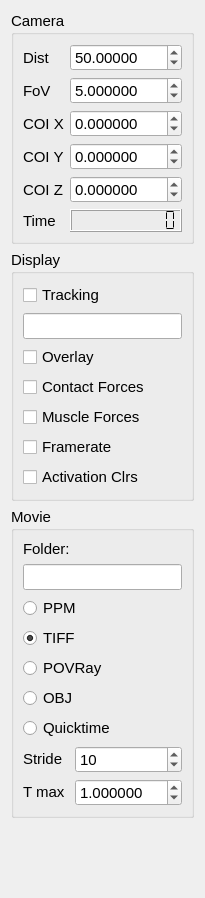
       <widget class="QWidget" name="scrollAreaWidgetContents_3">
        <property name="geometry">
         <rect>
          <x>0</x>
          <y>0</y>
          <width>203</width>
          <height>898</height>
         </rect>
        </property>
        <layout class="QGridLayout" name="gridLayout_10">
         <item row="0" column="0">
          <widget class="QGroupBox" name="groupBoxCamera">
           <property name="font">
            <font>
             <pointsize>11</pointsize>
            </font>
           </property>
           <property name="title">
            <string>Camera</string>
           </property>
           <layout class="QGridLayout" name="gridLayout">
            <item row="0" column="0">
             <widget class="QLabel" name="label_5">
              <property name="font">
               <font>
                <pointsize>11</pointsize>
               </font>
              </property>
              <property name="text">
               <string>Dist</string>
              </property>
             </widget>
            </item>
            <item row="0" column="1">
             <widget class="QDoubleSpinBox" name="doubleSpinBoxDistance">
              <property name="sizePolicy">
               <sizepolicy hsizetype="Preferred" vsizetype="Fixed">
                <horstretch>0</horstretch>
                <verstretch>0</verstretch>
               </sizepolicy>
              </property>
              <property name="mouseTracking">
               <bool>true</bool>
              </property>
              <property name="focusPolicy">
               <enum>Qt::WheelFocus</enum>
              </property>
              <property name="toolTip">
               <string>Distance of the viewpoint from the centre of view</string>
              </property>
              <property name="statusTip">
               <string>View distance</string>
              </property>
              <property name="decimals">
               <number>5</number>
              </property>
              <property name="maximum">
               <double>999.000000000000000</double>
              </property>
              <property name="value">
               <double>50.000000000000000</double>
              </property>
             </widget>
            </item>
            <item row="1" column="0">
             <widget class="QLabel" name="label_6">
              <property name="font">
               <font>
                <pointsize>11</pointsize>
               </font>
              </property>
              <property name="text">
               <string>FoV</string>
              </property>
             </widget>
            </item>
            <item row="1" column="1">
             <widget class="QDoubleSpinBox" name="doubleSpinBoxFoV">
              <property name="sizePolicy">
               <sizepolicy hsizetype="Preferred" vsizetype="Fixed">
                <horstretch>0</horstretch>
                <verstretch>0</verstretch>
               </sizepolicy>
              </property>
              <property name="mouseTracking">
               <bool>true</bool>
              </property>
              <property name="toolTip">
               <string>Field of view in degrees</string>
              </property>
              <property name="statusTip">
               <string>Field of view</string>
              </property>
              <property name="decimals">
               <number>6</number>
              </property>
              <property name="minimum">
               <double>0.010000000000000</double>
              </property>
              <property name="maximum">
               <double>999.000000000000000</double>
              </property>
              <property name="singleStep">
               <double>0.100000000000000</double>
              </property>
              <property name="value">
               <double>5.000000000000000</double>
              </property>
             </widget>
            </item>
            <item row="2" column="0">
             <widget class="QLabel" name="label_7">
              <property name="font">
               <font>
                <pointsize>11</pointsize>
               </font>
              </property>
              <property name="text">
               <string>COI X</string>
              </property>
             </widget>
            </item>
            <item row="2" column="1">
             <widget class="QDoubleSpinBox" name="doubleSpinBoxCOIX">
              <property name="sizePolicy">
               <sizepolicy hsizetype="Preferred" vsizetype="Fixed">
                <horstretch>0</horstretch>
                <verstretch>0</verstretch>
               </sizepolicy>
              </property>
              <property name="mouseTracking">
               <bool>true</bool>
              </property>
              <property name="toolTip">
               <string>Centre of interest (x coordinate)</string>
              </property>
              <property name="statusTip">
               <string>COI X</string>
              </property>
              <property name="decimals">
               <number>6</number>
              </property>
              <property name="minimum">
               <double>-999.000000000000000</double>
              </property>
              <property name="maximum">
               <double>999.000000000000000</double>
              </property>
              <property name="singleStep">
               <double>0.100000000000000</double>
              </property>
             </widget>
            </item>
            <item row="3" column="0">
             <widget class="QLabel" name="label_8">
              <property name="font">
               <font>
                <pointsize>11</pointsize>
               </font>
              </property>
              <property name="text">
               <string>COI Y</string>
              </property>
             </widget>
            </item>
            <item row="3" column="1">
             <widget class="QDoubleSpinBox" name="doubleSpinBoxCOIY">
              <property name="sizePolicy">
               <sizepolicy hsizetype="Preferred" vsizetype="Fixed">
                <horstretch>0</horstretch>
                <verstretch>0</verstretch>
               </sizepolicy>
              </property>
              <property name="mouseTracking">
               <bool>true</bool>
              </property>
              <property name="toolTip">
               <string>Centre of interest (y coordinate)</string>
              </property>
              <property name="statusTip">
               <string>COI Y</string>
              </property>
              <property name="decimals">
               <number>6</number>
              </property>
              <property name="minimum">
               <double>-999.000000000000000</double>
              </property>
              <property name="maximum">
               <double>999.000000000000000</double>
              </property>
              <property name="singleStep">
               <double>0.100000000000000</double>
              </property>
             </widget>
            </item>
            <item row="4" column="0">
             <widget class="QLabel" name="label_9">
              <property name="font">
               <font>
                <pointsize>11</pointsize>
               </font>
              </property>
              <property name="text">
               <string>COI Z</string>
              </property>
             </widget>
            </item>
            <item row="4" column="1">
             <widget class="QDoubleSpinBox" name="doubleSpinBoxCOIZ">
              <property name="sizePolicy">
               <sizepolicy hsizetype="Preferred" vsizetype="Fixed">
                <horstretch>0</horstretch>
                <verstretch>0</verstretch>
               </sizepolicy>
              </property>
              <property name="mouseTracking">
               <bool>true</bool>
              </property>
              <property name="toolTip">
               <string>Centre of interest (x coordinate)</string>
              </property>
              <property name="statusTip">
               <string>COI Z</string>
              </property>
              <property name="decimals">
               <number>6</number>
              </property>
              <property name="minimum">
               <double>-999.000000000000000</double>
              </property>
              <property name="maximum">
               <double>999.000000000000000</double>
              </property>
              <property name="singleStep">
               <double>0.100000000000000</double>
              </property>
             </widget>
            </item>
            <item row="5" column="0">
             <widget class="QLabel" name="label_13">
              <property name="font">
               <font>
                <pointsize>11</pointsize>
               </font>
              </property>
              <property name="text">
               <string>Time</string>
              </property>
             </widget>
            </item>
            <item row="5" column="1">
             <widget class="QLCDNumber" name="lcdNumberTime">
              <property name="sizePolicy">
               <sizepolicy hsizetype="Preferred" vsizetype="Fixed">
                <horstretch>0</horstretch>
                <verstretch>0</verstretch>
               </sizepolicy>
              </property>
              <property name="toolTip">
               <string>Simulation time</string>
              </property>
              <property name="smallDecimalPoint">
               <bool>false</bool>
              </property>
              <property name="digitCount">
               <number>10</number>
              </property>
              <property name="segmentStyle">
               <enum>QLCDNumber::Flat</enum>
              </property>
             </widget>
            </item>
           </layout>
          </widget>
         </item>
         <item row="1" column="0">
          <widget class="QGroupBox" name="groupBoxDisplay">
           <property name="font">
            <font>
             <pointsize>11</pointsize>
            </font>
           </property>
           <property name="title">
            <string>Display</string>
           </property>
           <layout class="QGridLayout" name="gridLayout_2">
            <item row="0" column="0">
             <widget class="QCheckBox" name="checkBoxTracking">
              <property name="sizePolicy">
               <sizepolicy hsizetype="Preferred" vsizetype="Fixed">
                <horstretch>0</horstretch>
                <verstretch>0</verstretch>
               </sizepolicy>
              </property>
              <property name="font">
               <font>
                <pointsize>11</pointsize>
               </font>
              </property>
              <property name="toolTip">
               <string>Move the centre of interest and camera with simulation</string>
              </property>
              <property name="statusTip">
               <string>Track the simulation</string>
              </property>
              <property name="text">
               <string>Tracking</string>
              </property>
             </widget>
            </item>
            <item row="1" column="0">
             <widget class="QLineEdit" name="lineEditTrackingOffset">
              <property name="sizePolicy">
               <sizepolicy hsizetype="Preferred" vsizetype="Fixed">
                <horstretch>0</horstretch>
                <verstretch>0</verstretch>
               </sizepolicy>
              </property>
              <property name="font">
               <font>
                <pointsize>11</pointsize>
               </font>
              </property>
              <property name="toolTip">
               <string>Tracking offset: use to centre tracked display</string>
              </property>
              <property name="statusTip">
               <string>Tracking Offset</string>
              </property>
             </widget>
            </item>
            <item row="3" column="0">
             <widget class="QCheckBox" name="checkBoxContactForce">
              <property name="sizePolicy">
               <sizepolicy hsizetype="Preferred" vsizetype="Fixed">
                <horstretch>0</horstretch>
                <verstretch>0</verstretch>
               </sizepolicy>
              </property>
              <property name="font">
               <font>
                <pointsize>11</pointsize>
               </font>
              </property>
              <property name="toolTip">
               <string>Display contact forces on the simulation</string>
              </property>
              <property name="statusTip">
               <string>Display contact forces</string>
              </property>
              <property name="text">
               <string>Contact Forces</string>
              </property>
             </widget>
            </item>
            <item row="2" column="0">
             <widget class="QCheckBox" name="checkBoxOverlay">
              <property name="sizePolicy">
               <sizepolicy hsizetype="Preferred" vsizetype="Fixed">
                <horstretch>0</horstretch>
                <verstretch>0</verstretch>
               </sizepolicy>
              </property>
              <property name="font">
               <font>
                <pointsize>11</pointsize>
               </font>
              </property>
              <property name="toolTip">
               <string>Produce and overlay image by disabling clear</string>
              </property>
              <property name="statusTip">
               <string>Overlay images</string>
              </property>
              <property name="text">
               <string>Overlay</string>
              </property>
             </widget>
            </item>
            <item row="4" column="0">
             <widget class="QCheckBox" name="checkBoxMuscleForce">
              <property name="sizePolicy">
               <sizepolicy hsizetype="Preferred" vsizetype="Fixed">
                <horstretch>0</horstretch>
                <verstretch>0</verstretch>
               </sizepolicy>
              </property>
              <property name="font">
               <font>
                <pointsize>11</pointsize>
               </font>
              </property>
              <property name="toolTip">
               <string>Display muscle forces on the simulation</string>
              </property>
              <property name="statusTip">
               <string>Display muscle forces</string>
              </property>
              <property name="text">
               <string>Muscle Forces</string>
              </property>
             </widget>
            </item>
            <item row="5" column="0">
             <widget class="QCheckBox" name="checkBoxFramerate">
              <property name="sizePolicy">
               <sizepolicy hsizetype="Preferred" vsizetype="Fixed">
                <horstretch>0</horstretch>
                <verstretch>0</verstretch>
               </sizepolicy>
              </property>
              <property name="font">
               <font>
                <pointsize>11</pointsize>
               </font>
              </property>
              <property name="toolTip">
               <string>Display the framerate on the display</string>
              </property>
              <property name="statusTip">
               <string>Display framerate</string>
              </property>
              <property name="text">
               <string>Framerate</string>
              </property>
             </widget>
            </item>
            <item row="6" column="0">
             <widget class="QCheckBox" name="checkBoxActivationColours">
              <property name="sizePolicy">
               <sizepolicy hsizetype="Preferred" vsizetype="Fixed">
                <horstretch>0</horstretch>
                <verstretch>0</verstretch>
               </sizepolicy>
              </property>
              <property name="font">
               <font>
                <pointsize>11</pointsize>
               </font>
              </property>
              <property name="toolTip">
               <string>Display colours representing the activation level of the muscle</string>
              </property>
              <property name="statusTip">
               <string>Colour muscles to show activation</string>
              </property>
              <property name="text">
               <string>Activation Clrs</string>
              </property>
             </widget>
            </item>
           </layout>
          </widget>
         </item>
         <item row="2" column="0">
          <widget class="QGroupBox" name="groupBoxMovie">
           <property name="font">
            <font>
             <pointsize>11</pointsize>
            </font>
           </property>
           <property name="title">
            <string>Movie</string>
           </property>
           <layout class="QGridLayout" name="gridLayout_3">
            <item row="0" column="0" colspan="2">
             <widget class="QLabel" name="label_10">
              <property name="sizePolicy">
               <sizepolicy hsizetype="Preferred" vsizetype="Fixed">
                <horstretch>0</horstretch>
                <verstretch>0</verstretch>
               </sizepolicy>
              </property>
              <property name="font">
               <font>
                <pointsize>11</pointsize>
               </font>
              </property>
              <property name="text">
               <string>Folder:</string>
              </property>
             </widget>
            </item>
            <item row="1" column="0" colspan="2">
             <widget class="QLineEdit" name="lineEditMovieFolder">
              <property name="sizePolicy">
               <sizepolicy hsizetype="Preferred" vsizetype="Fixed">
                <horstretch>0</horstretch>
                <verstretch>0</verstretch>
               </sizepolicy>
              </property>
              <property name="toolTip">
               <string>Set the folder is where movie stills are saved</string>
              </property>
              <property name="statusTip">
               <string>Movie folder</string>
              </property>
             </widget>
            </item>
            <item row="3" column="0" colspan="2">
             <widget class="QRadioButton" name="radioButtonTIFF">
              <property name="sizePolicy">
               <sizepolicy hsizetype="Preferred" vsizetype="Fixed">
                <horstretch>0</horstretch>
                <verstretch>0</verstretch>
               </sizepolicy>
              </property>
              <property name="font">
               <font>
                <pointsize>11</pointsize>
               </font>
              </property>
              <property name="toolTip">
               <string>Use TIFF Format for movie stills</string>
              </property>
              <property name="statusTip">
               <string>TIFF Format</string>
              </property>
              <property name="text">
               <string>TIFF</string>
              </property>
              <property name="checked">
               <bool>true</bool>
              </property>
             </widget>
            </item>
            <item row="2" column="0" colspan="2">
             <widget class="QRadioButton" name="radioButtonPPM">
              <property name="sizePolicy">
               <sizepolicy hsizetype="Preferred" vsizetype="Fixed">
                <horstretch>0</horstretch>
                <verstretch>0</verstretch>
               </sizepolicy>
              </property>
              <property name="font">
               <font>
                <pointsize>11</pointsize>
               </font>
              </property>
              <property name="toolTip">
               <string>Use Portable Pixmap Format for movie stills</string>
              </property>
              <property name="statusTip">
               <string>Portable Pixmap Format</string>
              </property>
              <property name="text">
               <string>PPM</string>
              </property>
             </widget>
            </item>
            <item row="4" column="0" colspan="2">
             <widget class="QRadioButton" name="radioButtonPOVRay">
              <property name="sizePolicy">
               <sizepolicy hsizetype="Preferred" vsizetype="Fixed">
                <horstretch>0</horstretch>
                <verstretch>0</verstretch>
               </sizepolicy>
              </property>
              <property name="font">
               <font>
                <pointsize>11</pointsize>
               </font>
              </property>
              <property name="toolTip">
               <string>Use POVRay Ray-Tracing Format for movie stills</string>
              </property>
              <property name="statusTip">
               <string>POVRay Format</string>
              </property>
              <property name="text">
               <string>POVRay</string>
              </property>
             </widget>
            </item>
            <item row="5" column="0" colspan="2">
             <widget class="QRadioButton" name="radioButtonOBJ">
              <property name="sizePolicy">
               <sizepolicy hsizetype="Preferred" vsizetype="Fixed">
                <horstretch>0</horstretch>
                <verstretch>0</verstretch>
               </sizepolicy>
              </property>
              <property name="font">
               <font>
                <pointsize>11</pointsize>
               </font>
              </property>
              <property name="toolTip">
               <string>Use Wavefront OBJ Format for movie stills</string>
              </property>
              <property name="statusTip">
               <string>Wavefront OBJ</string>
              </property>
              <property name="text">
               <string>OBJ</string>
              </property>
             </widget>
            </item>
            <item row="7" column="0">
             <widget class="QLabel" name="label_11">
              <property name="sizePolicy">
               <sizepolicy hsizetype="Preferred" vsizetype="Fixed">
                <horstretch>0</horstretch>
                <verstretch>0</verstretch>
               </sizepolicy>
              </property>
              <property name="font">
               <font>
                <pointsize>11</pointsize>
               </font>
              </property>
              <property name="text">
               <string>Stride</string>
              </property>
             </widget>
            </item>
            <item row="7" column="1">
             <widget class="QSpinBox" name="spinBoxSkip">
              <property name="sizePolicy">
               <sizepolicy hsizetype="Preferred" vsizetype="Fixed">
                <horstretch>0</horstretch>
                <verstretch>0</verstretch>
               </sizepolicy>
              </property>
              <property name="mouseTracking">
               <bool>true</bool>
              </property>
              <property name="toolTip">
               <string>Set the frequecy of screen update for the simulation</string>
              </property>
              <property name="statusTip">
               <string>Integration steps per screen step</string>
              </property>
              <property name="minimum">
               <number>1</number>
              </property>
              <property name="maximum">
               <number>999999</number>
              </property>
              <property name="value">
               <number>10</number>
              </property>
             </widget>
            </item>
            <item row="8" column="0">
             <widget class="QLabel" name="label_12">
              <property name="sizePolicy">
               <sizepolicy hsizetype="Preferred" vsizetype="Fixed">
                <horstretch>0</horstretch>
                <verstretch>0</verstretch>
               </sizepolicy>
              </property>
              <property name="font">
               <font>
                <pointsize>11</pointsize>
               </font>
              </property>
              <property name="text">
               <string>T max</string>
              </property>
             </widget>
            </item>
            <item row="8" column="1">
             <widget class="QDoubleSpinBox" name="doubleSpinBoxTimeMax">
              <property name="sizePolicy">
               <sizepolicy hsizetype="Preferred" vsizetype="Fixed">
                <horstretch>0</horstretch>
                <verstretch>0</verstretch>
               </sizepolicy>
              </property>
              <property name="mouseTracking">
               <bool>true</bool>
              </property>
              <property name="toolTip">
               <string>Set the simulation time limit</string>
              </property>
              <property name="statusTip">
               <string>Simulation time limit</string>
              </property>
              <property name="decimals">
               <number>6</number>
              </property>
              <property name="maximum">
               <double>999.000000000000000</double>
              </property>
              <property name="singleStep">
               <double>0.100000000000000</double>
              </property>
              <property name="value">
               <double>1.000000000000000</double>
              </property>
             </widget>
            </item>
            <item row="6" column="0" colspan="2">
             <widget class="QRadioButton" name="radioButtonQuicktime">
              <property name="sizePolicy">
               <sizepolicy hsizetype="Preferred" vsizetype="Fixed">
                <horstretch>0</horstretch>
                <verstretch>0</verstretch>
               </sizepolicy>
              </property>
              <property name="font">
               <font>
                <pointsize>11</pointsize>
               </font>
              </property>
              <property name="toolTip">
               <string>Use Quicktime Format for complete movie</string>
              </property>
              <property name="statusTip">
               <string>Quicktime Format</string>
              </property>
              <property name="text">
               <string>Quicktime</string>
              </property>
              <property name="checked">
               <bool>false</bool>
              </property>
             </widget>
            </item>
           </layout>
          </widget>
         </item>
         <item row="3" column="0">
          <spacer name="verticalSpacer">
           <property name="orientation">
            <enum>Qt::Vertical</enum>
           </property>
           <property name="sizeHint" stdset="0">
            <size>
             <width>20</width>
             <height>40</height>
            </size>
           </property>
          </spacer>
         </item>
        </layout>
       </widget>
